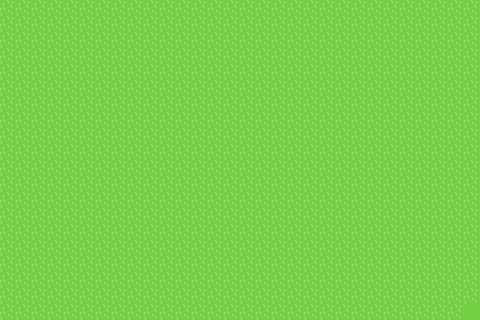

The image is a tile-based game level rendered from a .tmx file. Its description and complete source (layers, tilesets, objects, tile grids) follow:
An orthogonal 30x20 tile map with 16x16 px tiles, 2 tile layers (layer1, objects).

<map version="1.5" tiledversion="1.7.2" orientation="orthogonal" renderorder="right-down" width="30" height="20" tilewidth="16" tileheight="16" infinite="0" nextlayerid="4" nextobjectid="1">
 <tileset firstgid="1" source="toen.tsx" />
 <layer id="1" name="layer1" width="30" height="20">
  <data encoding="csv">
3,3,3,3,3,3,3,3,3,3,3,3,3,3,3,3,3,3,3,3,3,3,3,3,3,3,3,3,3,3,
3,3,3,3,3,3,3,3,3,3,3,3,3,3,3,3,3,3,3,3,3,3,3,3,3,3,3,3,3,3,
3,3,3,3,3,3,3,3,3,3,3,3,3,3,3,3,3,3,3,3,3,3,3,3,3,3,3,3,3,3,
3,3,3,3,3,3,3,3,3,3,3,3,3,3,3,3,3,3,3,3,3,3,3,3,3,3,3,3,3,3,
3,3,3,3,3,3,3,3,3,3,3,3,3,3,3,3,3,3,3,3,3,3,3,3,3,3,3,3,3,3,
3,3,3,3,3,3,3,3,3,3,3,3,3,3,3,3,3,3,3,3,3,3,3,3,3,3,3,3,3,3,
3,3,3,3,3,3,3,3,3,3,3,3,3,3,3,3,3,3,3,3,3,3,3,3,3,3,3,3,3,3,
3,3,3,3,3,3,3,3,3,3,3,3,3,3,3,3,3,3,3,3,3,3,3,3,3,3,3,3,3,3,
3,3,3,3,3,3,3,3,3,3,3,3,3,3,3,3,3,3,3,3,3,3,3,3,3,3,3,3,3,3,
3,3,3,3,3,3,3,3,3,3,3,3,3,3,3,3,3,3,3,3,3,3,3,3,3,3,3,3,3,3,
3,3,3,3,3,3,3,3,3,3,3,3,3,3,3,3,3,3,3,3,3,3,3,3,3,3,3,3,3,3,
3,3,3,3,3,3,3,3,3,3,3,3,3,3,3,3,3,3,3,3,3,3,3,3,3,3,3,3,3,3,
3,3,3,3,3,3,3,3,3,3,3,3,3,3,3,3,3,3,3,3,3,3,3,3,3,3,3,3,3,3,
3,3,3,3,3,3,3,3,3,3,3,3,3,3,3,3,3,3,3,3,3,3,3,3,3,3,3,3,3,3,
3,3,3,3,3,3,3,3,3,3,3,3,3,3,3,3,3,3,3,3,3,3,3,3,3,3,3,3,3,3,
3,3,3,3,3,3,3,3,3,3,3,3,3,3,3,3,3,3,3,3,3,3,3,3,3,3,3,3,3,3,
3,3,3,3,3,3,3,3,3,3,3,3,3,3,3,3,3,3,3,3,3,3,3,3,3,3,3,3,3,3,
3,3,3,3,3,3,3,3,3,3,3,3,3,3,3,3,3,3,3,3,3,3,3,3,3,3,3,3,3,3,
3,3,3,3,3,3,3,3,3,3,3,3,3,3,3,3,3,3,3,3,3,3,3,3,3,3,3,3,3,3,
3,3,3,3,3,3,3,3,3,3,3,3,3,3,3,3,3,3,3,3,3,3,3,3,3,3,3,3,3,3
</data>
 </layer>
 <layer id="3" name="objects" width="30" height="20">
  <data encoding="csv">
0,0,0,0,0,0,0,0,0,0,0,0,0,0,0,0,0,0,0,0,0,0,0,0,0,0,0,0,0,0,
0,0,0,0,0,0,0,0,0,0,0,0,0,0,0,0,0,0,0,0,0,0,0,0,0,0,0,0,0,0,
0,0,0,0,0,0,0,0,0,0,0,0,0,0,0,0,0,0,0,0,0,0,0,0,0,0,0,0,0,0,
0,0,0,0,0,0,0,0,0,0,0,0,0,0,0,0,0,0,0,0,0,0,0,0,0,0,0,0,0,0,
0,0,0,0,0,0,0,0,0,0,0,0,0,0,0,0,0,0,0,0,0,0,0,0,0,0,0,0,0,0,
0,0,0,0,0,0,0,0,0,0,0,0,0,0,0,0,0,0,0,0,0,0,0,0,0,0,0,0,0,0,
0,0,0,0,0,0,0,0,0,0,0,0,0,0,0,0,0,0,0,0,0,0,0,0,0,0,0,0,0,0,
0,0,0,0,0,0,0,0,0,0,0,0,0,0,0,0,0,0,0,0,0,0,0,0,0,0,0,0,0,0,
0,0,0,0,0,0,0,0,0,0,0,0,0,0,0,0,0,0,0,0,0,0,0,0,0,0,0,0,0,0,
0,0,0,0,0,0,0,0,0,0,0,0,0,0,0,0,0,0,0,0,0,0,0,0,0,0,0,0,0,0,
0,0,0,0,0,0,0,0,0,0,0,0,0,0,0,0,0,0,0,0,0,0,0,0,0,0,0,0,0,0,
0,0,0,0,0,0,0,0,0,0,0,0,0,0,0,0,0,0,0,0,0,0,0,0,0,0,0,0,0,0,
0,0,0,0,0,0,0,0,0,0,0,0,0,0,0,0,0,0,0,0,0,0,0,0,0,0,0,0,0,0,
0,0,0,0,0,0,0,0,0,0,0,0,0,0,0,0,0,0,0,0,0,0,0,0,0,0,0,0,0,0,
0,0,0,0,0,0,0,0,0,0,0,0,0,0,0,0,0,0,0,0,0,0,0,0,0,0,0,0,0,0,
0,0,0,0,0,0,0,0,0,0,0,0,0,0,0,0,0,0,0,0,0,0,0,0,0,0,0,0,0,0,
0,0,0,0,0,0,0,0,0,0,0,0,0,0,0,0,0,0,0,0,0,0,0,0,0,0,0,0,0,0,
0,0,0,0,0,0,0,0,0,0,0,0,0,0,0,0,0,0,0,0,0,0,0,0,0,0,0,0,0,0,
0,0,0,0,0,0,0,0,0,0,0,0,0,0,0,0,0,0,0,0,0,0,0,0,0,0,0,0,0,0,
0,0,0,0,0,0,0,0,0,0,0,0,0,0,0,0,0,0,0,0,0,0,0,0,0,0,0,0,0,1
</data>
 </layer>
</map>
